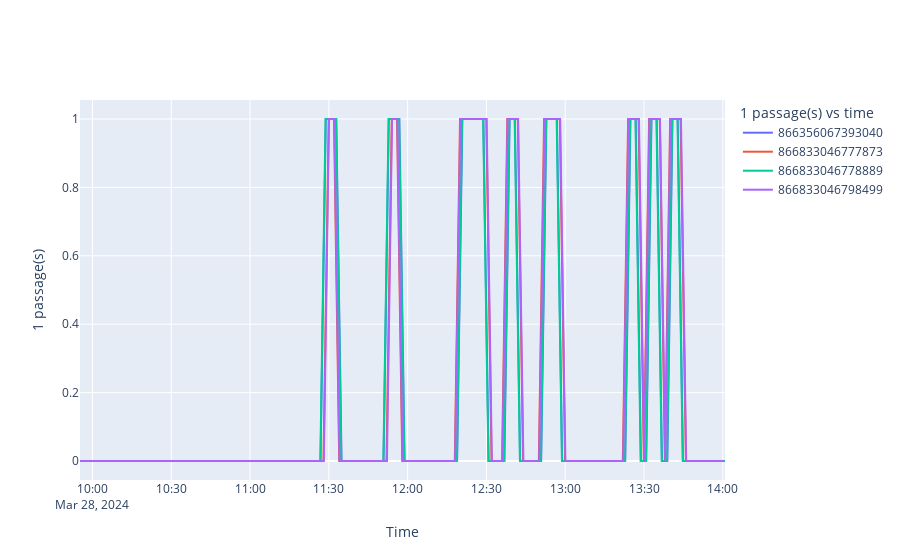

Here is the notebook cell this chart was saved with:
### Code cell
graphe(indicateur="1 passage(s)",df=df_capteur_entreprise)
